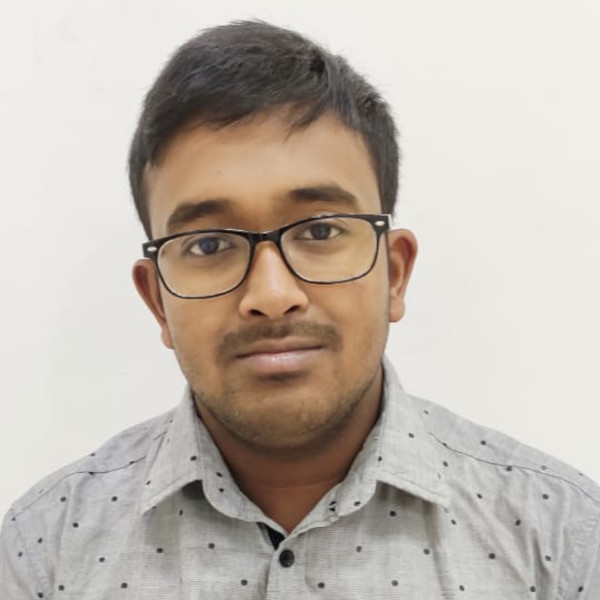
#> input picture Image to pencil sketch/passport photo.jpg, 600 x 600 px
$ jupyter execute 'Image to Pencil Sketch with Python.ipynb'
#> lines starting #> are read from the running program, lines starting #| are printed output that depends on the picture
LETSGROWMORE VIRTUAL INTERNSHIP PROGRAM (DATA-SCIENCE).

TASK: 4(Beginner) (Image to Pencil Sketch with Python).

DONE BY: Sapratibh Shyam.

MONTH: April

[cell 1]
#Here we import all the modules
import cv2
import numpy as np
import plotly.express as px
import plotly.io as pio
pio.renderers.default = "notebook_connected"

[cell 2]
#In this cell we load the image
image = cv2.imread(r"passport photo.jpg")
#> image is the input picture: shape (600, 600, 3); mean B, G, R 173.8, 183, 191.9
image = cv2.cvtColor(image,cv2.COLOR_BGR2RGB)
pics=px.imshow(image)
pics.update_xaxes(showticklabels=False).update_yaxes(showticklabels=False)
pics.show()

[cell 3]
#In this cell we resize the  image according to our requirements
scale_percent = 0.60
width = int(image.shape[1]*scale_percent)
#> width = 360
height = int(image.shape[0]*scale_percent)
#> height = 360
dim = (width,height)
#> dim = (360, 360)
resized = cv2.resize(image,dim,interpolation = cv2.INTER_AREA)
res=px.imshow(resized)
res.update_xaxes(showticklabels=False).update_yaxes(showticklabels=False)
res.show()

[cell 4]
# We then enhance the image
kernel_sharpening = np.array([[-1,-1,-1],
                              [-1, 9,-1],
                              [-1,-1,-1]])
sharpen = cv2.filter2D(resized,-1,kernel_sharpening)
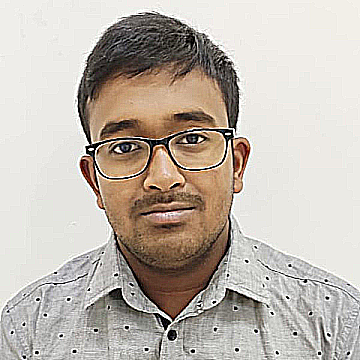
#> sharpen: shape (360, 360, 3); mean R, G, B 192.1, 183.5, 174.5
sharp=px.imshow(sharpen)
sharp.update_xaxes(showticklabels=False).update_yaxes(showticklabels=False)
sharp.show()

[cell 5]
#Now we convert the image into grayscale
grayscale = cv2.cvtColor(sharpen , cv2.COLOR_BGR2GRAY)
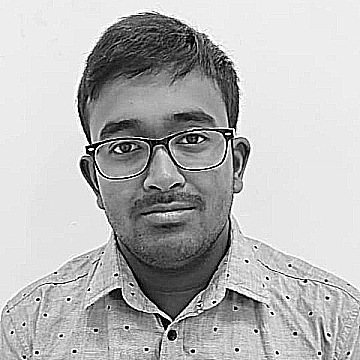
#> grayscale: shape (360, 360); min 0, max 255, mean 181.9
gray = px.imshow(grayscale, color_continuous_scale='gray')
gray.update_xaxes(showticklabels=False).update_yaxes(showticklabels=False)
gray.show()

[cell 6]
#Then we invert the image
invs = 255-grayscale
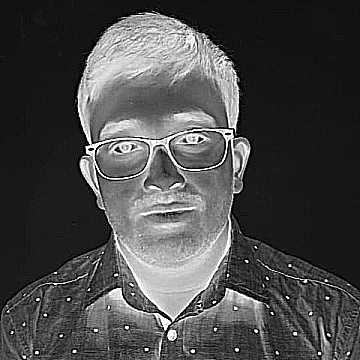
#> invs: shape (360, 360); min 0, max 255, mean 73.1
inv=px.imshow(invs,color_continuous_scale='gray')
inv.update_xaxes(showticklabels=False).update_yaxes(showticklabels=False)
inv.show()

[cell 7]
gauss = cv2.GaussianBlur(invs,ksize=(15,15),sigmaX=0,sigmaY=0)
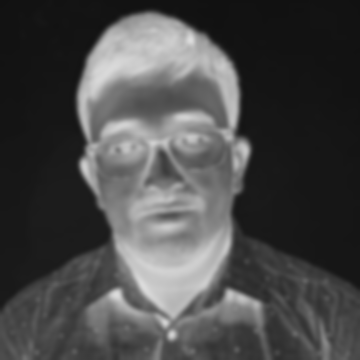
#> gauss: shape (360, 360); min 17, max 221, mean 73.1
gaus=px.imshow(gauss,color_continuous_scale='gray')
gaus.update_xaxes(showticklabels=False).update_yaxes(showticklabels=False)
gaus.show()

[cell 8]
#In this cell we finally obtain the required end image
def dodgeV2(image,mask):
    return cv2.divide(image,255-mask,scale=256)
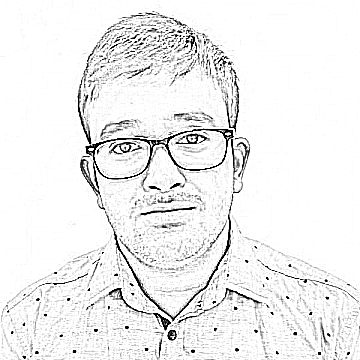
#> returned value: shape (360, 360); min 0, max 255, mean 238.8

pencilsketch = dodgeV2(grayscale,gauss)
sketch=px.imshow(pencilsketch,color_continuous_scale='gray')
sketch.update_layout(coloraxis_showscale=False)
sketch.update_xaxes(showticklabels=False).update_yaxes(showticklabels=False)
sketch.show()
